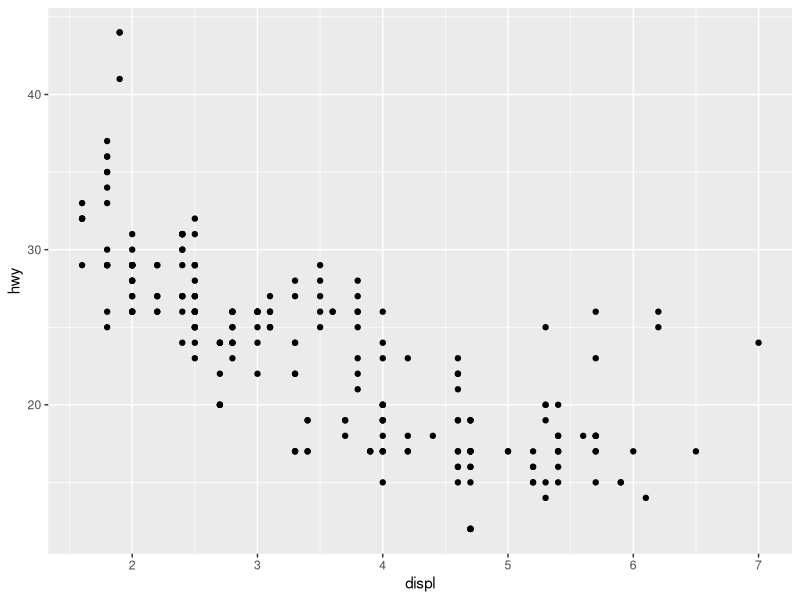
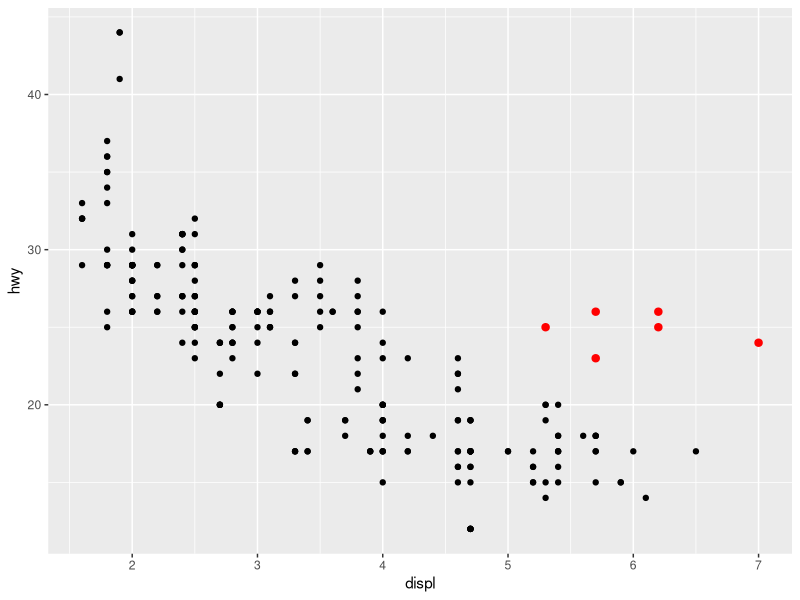
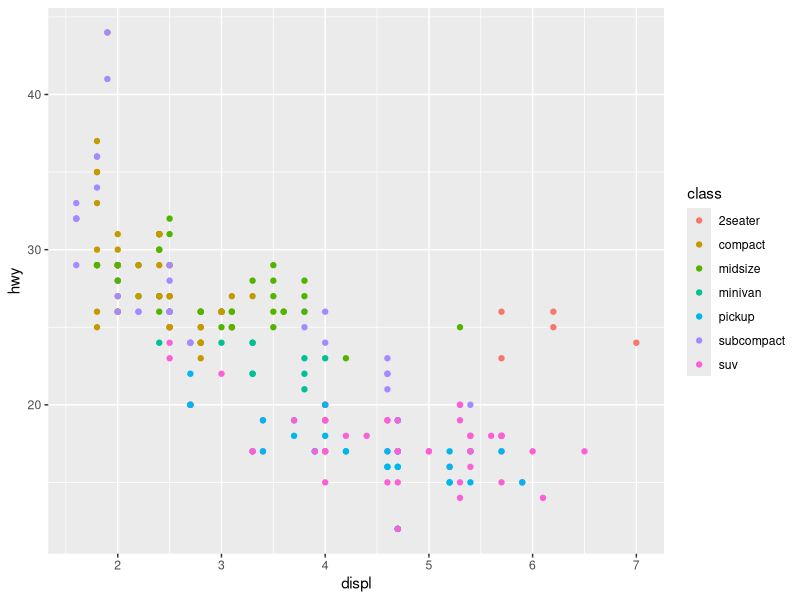
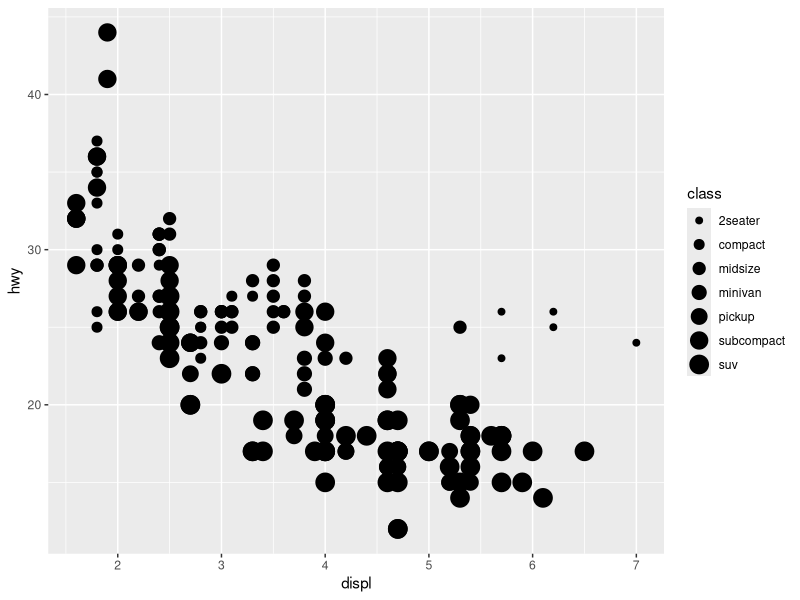
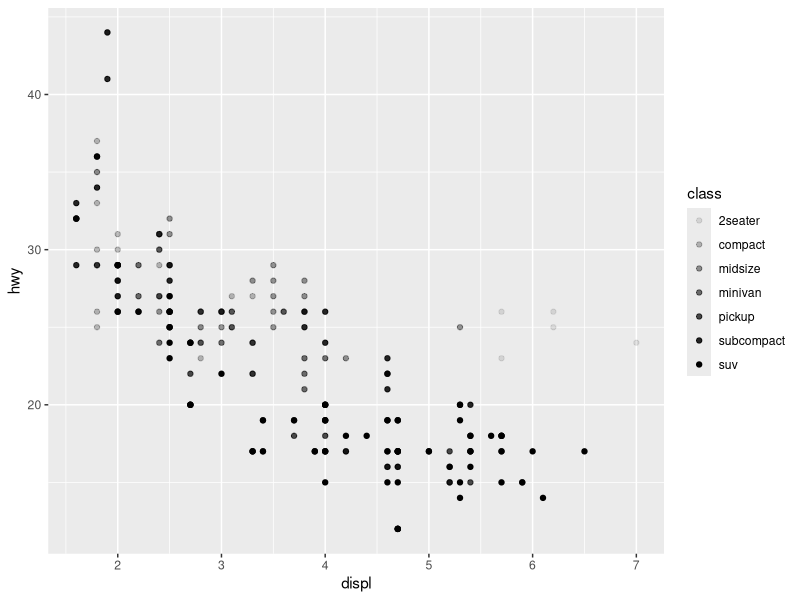
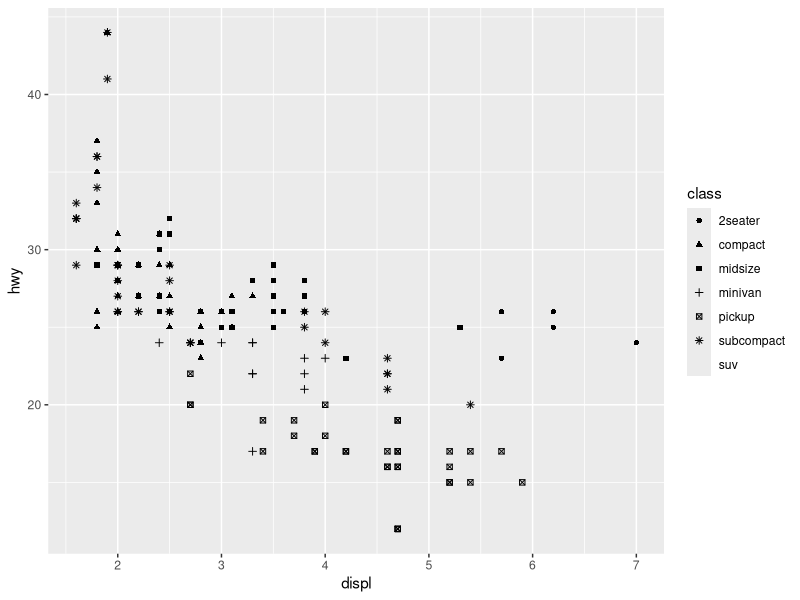
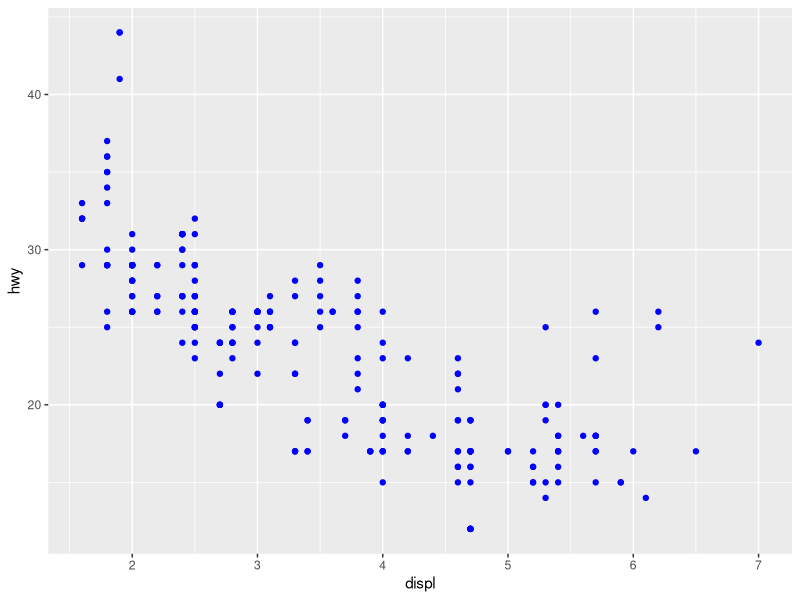
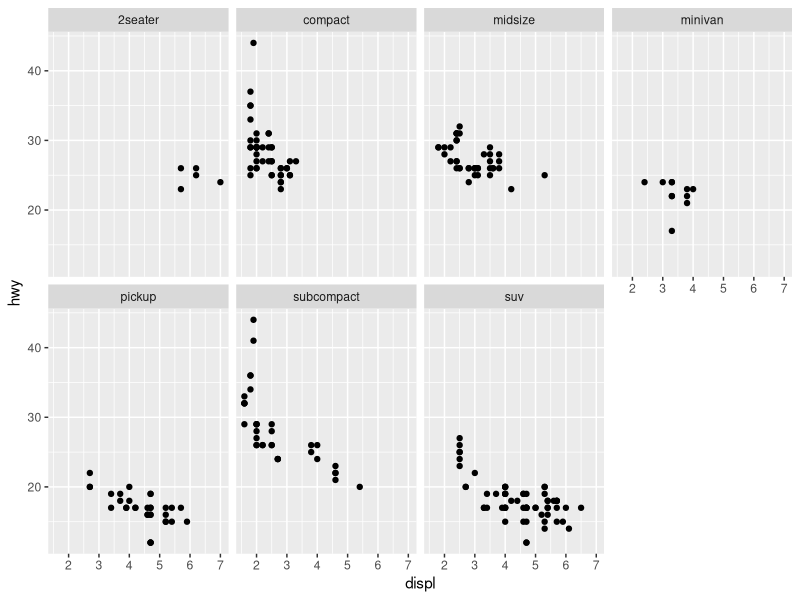

Write R code to recreate these figures, in order. (Note: this script raises an error after producing the figures.)
## ---- chunk 1
library(tidyverse)
library(ggplot2)
## ---- chunk 2
mpg
## ---- chunk 3
ggplot(data = mpg) + 
  geom_point(mapping = aes(x = displ, y = hwy))
## ---- chunk 4
ggplot(data = mpg, mapping = aes(x = displ, y = hwy)) +
  geom_point() + 
  geom_point(data = dplyr::filter(mpg, displ > 5, hwy > 20), colour = "red", size = 2.2)
## ---- chunk 5
ggplot(data = mpg) + 
  geom_point(mapping = aes(x = displ, y = hwy, color = class))
## ---- chunk 6
ggplot(data = mpg) + 
  geom_point(mapping = aes(x = displ, y = hwy, size = class))
## ---- chunk 7
# Left
ggplot(data = mpg) + 
  geom_point(mapping = aes(x = displ, y = hwy, alpha = class))

# Right
ggplot(data = mpg) + 
  geom_point(mapping = aes(x = displ, y = hwy, shape = class))
## ---- chunk 8
ggplot(data = mpg) + 
  geom_point(mapping = aes(x = displ, y = hwy), color = "blue")
## ---- chunk 9
ggplot(data = mpg) + 
  geom_point(mapping = aes(x = displ, y = hwy)) + 
  facet_wrap(~ class, nrow = 2)
## ---- chunk 10
ggplot(data = mpg) + 
  geom_point(mapping = aes(x = displ, y = hwy)) + 
  facet_grid(drv ~ cyl)
## ---- chunk 11
ggplot(data = mpg) + 
  geom_point(mapping = aes(x = displ, y = hwy))

ggplot(data = mpg) + 
  geom_smooth(mapping = aes(x = displ, y = hwy))
## ---- chunk 12
ggplot(data = mpg) + 
  geom_smooth(mapping = aes(x = displ, y = hwy, linetype = drv))
## ---- chunk 13
ggplot(data = mpg, mapping = aes(x = displ, y = hwy, color = drv)) + 
  geom_point() +
  geom_smooth(mapping = aes(linetype = drv))
## ---- chunk 14
ggplot(data = mpg) +
  geom_smooth(mapping = aes(x = displ, y = hwy))
              
ggplot(data = mpg) +
  geom_smooth(mapping = aes(x = displ, y = hwy, group = drv))
    
ggplot(data = mpg) +
  geom_smooth(
    mapping = aes(x = displ, y = hwy, group = drv)
  )
## ---- chunk 15
ggplot(data = mpg) + 
  geom_point(mapping = aes(x = displ, y = hwy)) +
  geom_smooth(mapping = aes(x = displ, y = hwy))
## ---- chunk 16
ggplot(data = diamonds) + 
  geom_bar(mapping = aes(x = cut))
## ---- chunk 17
knitr::include_graphics("fig/visualization-stat-bar.png")
## ---- chunk 18
ggplot(data = diamonds) + 
  stat_count(mapping = aes(x = cut))
## ---- chunk 19
    demo <- tribble(
      ~a,      ~b,
      "bar_1", 20,
      "bar_2", 30,
      "bar_3", 40
    )
    
    ggplot(data = demo) +
      geom_bar(mapping = aes(x = a, y = b), stat = "identity")
## ---- chunk 20
    ggplot(data = diamonds) + 
      geom_bar(mapping = aes(x = cut, y = ..prop.., group = 1))
## ---- chunk 21
    ggplot(data = diamonds) + 
      stat_summary(
        mapping = aes(x = cut, y = depth),
        fun.ymin = min,
        fun.ymax = max,
        fun.y = median
      )
## ---- chunk 22
ggplot(data = diamonds) + 
  geom_bar(mapping = aes(x = cut, colour = cut))
ggplot(data = diamonds) + 
  geom_bar(mapping = aes(x = cut, fill = cut))
## ---- chunk 23
ggplot(data = diamonds) + 
  geom_bar(mapping = aes(x = cut, fill = clarity))
## ---- chunk 24
    ggplot(data = diamonds, mapping = aes(x = cut, fill = clarity)) + 
      geom_bar(alpha = 1/5, position = "identity")
    ggplot(data = diamonds, mapping = aes(x = cut, colour = clarity)) + 
      geom_bar(fill = NA, position = "identity")
## ---- chunk 25
    ggplot(data = diamonds) + 
      geom_bar(mapping = aes(x = cut, fill = clarity), position = "fill")
## ---- chunk 26
    ggplot(data = diamonds) + 
      geom_bar(mapping = aes(x = cut, fill = clarity), position = "dodge")
## ---- chunk 27
ggplot(data = mpg) + 
  geom_point(mapping = aes(x = displ, y = hwy))
## ---- chunk 28
ggplot(data = mpg) + 
  geom_point(mapping = aes(x = displ, y = hwy), position = "jitter")
## ---- chunk 29
    ggplot(data = mpg, mapping = aes(x = class, y = hwy)) + 
      geom_boxplot()
    ggplot(data = mpg, mapping = aes(x = class, y = hwy)) + 
      geom_boxplot() +
      coord_flip()
## ---- chunk 30
    nz <- map_data("nz")

    ggplot(nz, aes(long, lat, group = group)) +
      geom_polygon(fill = "white", colour = "black")

    ggplot(nz, aes(long, lat, group = group)) +
      geom_polygon(fill = "white", colour = "black") +
      coord_quickmap()
## ---- chunk 31
    bar <- ggplot(data = diamonds) + 
      geom_bar(
        mapping = aes(x = cut, fill = cut), 
        show.legend = FALSE,
        width = 1
      ) + 
      theme(aspect.ratio = 1) +
      labs(x = NULL, y = NULL)
    
    bar + coord_flip()
    bar + coord_polar()
## ---- chunk 32
knitr::include_graphics("fig/visualization-grammar-1.png")
## ---- chunk 33
knitr::include_graphics("fig/visualization-grammar-2.png")
## ---- chunk 34
knitr::include_graphics("fig/visualization-grammar-3.png")
